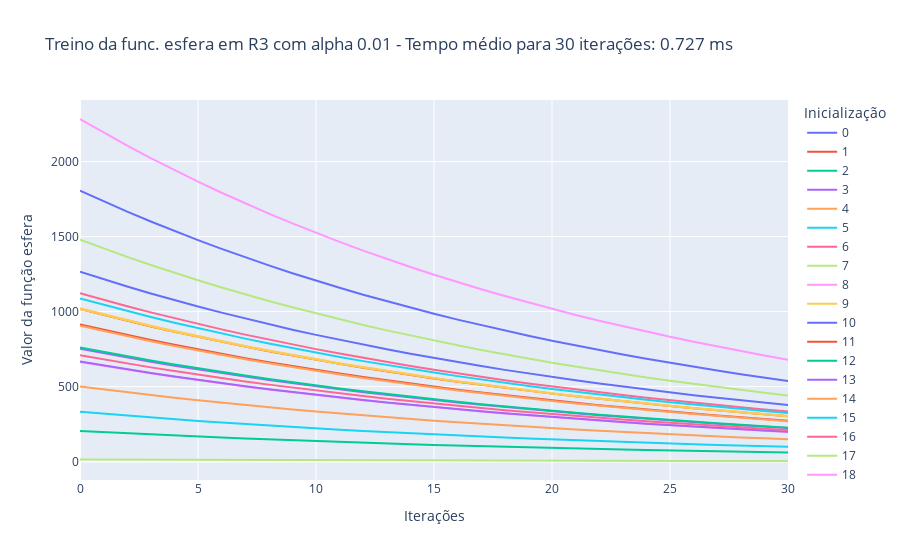

Notebook cell for this chart:
### Markdown cell above
Caso 2.2: $\alpha$ = 0.01, treinamento por 30 iterações

### Code cell
treina_gradiente(1e-2, 3, 'esfera', 30)

### Figure 1 — Plotly figure (JSON) as saved in the notebook; plotly's stock layout.template omitted (floating-point values rounded to 4 significant figures)
{"data": [{"hovertemplate": "variable=0<br>index=%{x}<br>value=%{y}<extra></extra>", "legendgroup": "0", "line": {"color": "#636efa", "dash": "solid"}, "marker": {"symbol": "circle"}, "mode": "lines", "name": "0", "orientation": "v", "showlegend": true, "type": "scatter", "x": [0, 1, 2, 3, 4, 5, 6, 7, 8, 9, 10, 11, 12, 13, 14, 15, 16, 17, 18, 19, 20, 21, 22, 23, 24, 25, 26, 27, 28, 29, 30], "xaxis": "x", "y": [1266.0, 1215.0, 1167.0, 1121.0, 1077.0, 1034.0, 993.1, 953.8, 916.0, 879.8, 844.9, 811.5, 779.3, 748.5, 718.8, 690.4, 663.0, 636.8, 611.5, 587.3, 564.1, 541.7, 520.3, 499.7, 479.9, 460.9, 442.6, 425.1, 408.3, 392.1, 376.6], "yaxis": "y"}, {"hovertemplate": "variable=1<br>index=%{x}<br>value=%{y}<extra></extra>", "legendgroup": "1", "line": {"color": "#EF553B", "dash": "solid"}, "marker": {"symbol": "circle"}, "mode": "lines", "name": "1", "orientation": "v", "showlegend": true, "type": "scatter", "x": [0, 1, 2, 3, 4, 5, 6, 7, 8, 9, 10, 11, 12, 13, 14, 15, 16, 17, 18, 19, 20, 21, 22, 23, 24, 25, 26, 27, 28, 29, 30], "xaxis": "x", "y": [1017.0, 976.8, 938.1, 900.9, 865.3, 831.0, 798.1, 766.5, 736.1, 707.0, 679.0, 652.1, 626.3, 601.5, 577.7, 554.8, 532.8, 511.7, 491.5, 472.0, 453.3, 435.3, 418.1, 401.6, 385.7, 370.4, 355.7, 341.6, 328.1, 315.1, 302.6], "yaxis": "y"}, {"hovertemplate": "variable=2<br>index=%{x}<br>value=%{y}<extra></extra>", "legendgroup": "2", "line": {"color": "#00cc96", "dash": "solid"}, "marker": {"symbol": "circle"}, "mode": "lines", "name": "2", "orientation": "v", "showlegend": true, "type": "scatter", "x": [0, 1, 2, 3, 4, 5, 6, 7, 8, 9, 10, 11, 12, 13, 14, 15, 16, 17, 18, 19, 20, 21, 22, 23, 24, 25, 26, 27, 28, 29, 30], "xaxis": "x", "y": [204.3, 196.2, 188.4, 180.9, 173.8, 166.9, 160.3, 153.9, 147.8, 142.0, 136.4, 131.0, 125.8, 120.8, 116.0, 111.4, 107.0, 102.8, 98.7, 94.79, 91.04, 87.43, 83.97, 80.64, 77.45, 74.38, 71.44, 68.61, 65.89, 63.28, 60.78], "yaxis": "y"}, {"hovertemplate": "variable=3<br>index=%{x}<br>value=%{y}<extra></extra>", "legendgroup": "3", "line": {"color": "#ab63fa", "dash": "solid"}, "marker": {"symbol": "circle"}, "mode": "lines", "name": "3", "orientation": "v", "showlegend": true, "type": "scatter", "x": [0, 1, 2, 3, 4, 5, 6, 7, 8, 9, 10, 11, 12, 13, 14, 15, 16, 17, 18, 19, 20, 21, 22, 23, 24, 25, 26, 27, 28, 29, 30], "xaxis": "x", "y": [752.1, 722.3, 693.7, 666.2, 639.8, 614.5, 590.2, 566.8, 544.3, 522.8, 502.1, 482.2, 463.1, 444.8, 427.2, 410.2, 394.0, 378.4, 363.4, 349.0, 335.2, 321.9, 309.2, 296.9, 285.2, 273.9, 263.0, 252.6, 242.6, 233.0, 223.8], "yaxis": "y"}, {"hovertemplate": "variable=4<br>index=%{x}<br>value=%{y}<extra></extra>", "legendgroup": "4", "line": {"color": "#FFA15A", "dash": "solid"}, "marker": {"symbol": "circle"}, "mode": "lines", "name": "4", "orientation": "v", "showlegend": true, "type": "scatter", "x": [0, 1, 2, 3, 4, 5, 6, 7, 8, 9, 10, 11, 12, 13, 14, 15, 16, 17, 18, 19, 20, 21, 22, 23, 24, 25, 26, 27, 28, 29, 30], "xaxis": "x", "y": [500.0, 480.2, 461.2, 442.9, 425.4, 408.5, 392.4, 376.8, 361.9, 347.6, 333.8, 320.6, 307.9, 295.7, 284.0, 272.7, 261.9, 251.6, 241.6, 232.0, 222.9, 214.0, 205.6, 197.4, 189.6, 182.1, 174.9, 168.0, 161.3, 154.9, 148.8], "yaxis": "y"}, {"hovertemplate": "variable=5<br>index=%{x}<br>value=%{y}<extra></extra>", "legendgroup": "5", "line": {"color": "#19d3f3", "dash": "solid"}, "marker": {"symbol": "circle"}, "mode": "lines", "name": "5", "orientation": "v", "showlegend": true, "type": "scatter", "x": [0, 1, 2, 3, 4, 5, 6, 7, 8, 9, 10, 11, 12, 13, 14, 15, 16, 17, 18, 19, 20, 21, 22, 23, 24, 25, 26, 27, 28, 29, 30], "xaxis": "x", "y": [332.1, 318.9, 306.3, 294.2, 282.5, 271.3, 260.6, 250.3, 240.4, 230.8, 221.7, 212.9, 204.5, 196.4, 188.6, 181.1, 174.0, 167.1, 160.5, 154.1, 148.0, 142.1, 136.5, 131.1, 125.9, 120.9, 116.1, 111.5, 107.1, 102.9, 98.81], "yaxis": "y"}, {"hovertemplate": "variable=6<br>index=%{x}<br>value=%{y}<extra></extra>", "legendgroup": "6", "line": {"color": "#FF6692", "dash": "solid"}, "marker": {"symbol": "circle"}, "mode": "lines", "name": "6", "orientation": "v", "showlegend": true, "type": "scatter", "x": [0, 1, 2, 3, 4, 5, 6, 7, 8, 9, 10, 11, 12, 13, 14, 15, 16, 17, 18, 19, 20, 21, 22, 23, 24, 25, 26, 27, 28, 29, 30], "xaxis": "x", "y": [1123.0, 1079.0, 1036.0, 995.1, 955.7, 917.9, 881.5, 846.6, 813.1, 780.9, 750.0, 720.3, 691.8, 664.4, 638.1, 612.8, 588.5, 565.2, 542.8, 521.3, 500.7, 480.9, 461.8, 443.5, 426.0, 409.1, 392.9, 377.3, 362.4, 348.0, 334.3], "yaxis": "y"}, {"hovertemplate": "variable=7<br>index=%{x}<br>value=%{y}<extra></extra>", "legendgroup": "7", "line": {"color": "#B6E880", "dash": "solid"}, "marker": {"symbol": "circle"}, "mode": "lines", "name": "7", "orientation": "v", "showlegend": true, "type": "scatter", "x": [0, 1, 2, 3, 4, 5, 6, 7, 8, 9, 10, 11, 12, 13, 14, 15, 16, 17, 18, 19, 20, 21, 22, 23, 24, 25, 26, 27, 28, 29, 30], "xaxis": "x", "y": [1480.0, 1421.0, 1365.0, 1311.0, 1259.0, 1209.0, 1161.0, 1115.0, 1071.0, 1029.0, 987.8, 948.7, 911.1, 875.0, 840.4, 807.1, 775.2, 744.5, 715.0, 686.7, 659.5, 633.4, 608.3, 584.2, 561.1, 538.8, 517.5, 497.0, 477.3, 458.4, 440.3], "yaxis": "y"}, {"hovertemplate": "variable=8<br>index=%{x}<br>value=%{y}<extra></extra>", "legendgroup": "8", "line": {"color": "#FF97FF", "dash": "solid"}, "marker": {"symbol": "circle"}, "mode": "lines", "name": "8", "orientation": "v", "showlegend": true, "type": "scatter", "x": [0, 1, 2, 3, 4, 5, 6, 7, 8, 9, 10, 11, 12, 13, 14, 15, 16, 17, 18, 19, 20, 21, 22, 23, 24, 25, 26, 27, 28, 29, 30], "xaxis": "x", "y": [664.9, 638.6, 613.3, 589.0, 565.7, 543.3, 521.8, 501.1, 481.3, 462.2, 443.9, 426.3, 409.5, 393.2, 377.7, 362.7, 348.3, 334.6, 321.3, 308.6, 296.4, 284.6, 273.4, 262.5, 252.1, 242.1, 232.6, 223.3, 214.5, 206.0, 197.9], "yaxis": "y"}, {"hovertemplate": "variable=9<br>index=%{x}<br>value=%{y}<extra></extra>", "legendgroup": "9", "line": {"color": "#FECB52", "dash": "solid"}, "marker": {"symbol": "circle"}, "mode": "lines", "name": "9", "orientation": "v", "showlegend": true, "type": "scatter", "x": [0, 1, 2, 3, 4, 5, 6, 7, 8, 9, 10, 11, 12, 13, 14, 15, 16, 17, 18, 19, 20, 21, 22, 23, 24, 25, 26, 27, 28, 29, 30], "xaxis": "x", "y": [1023.0, 982.8, 943.9, 906.5, 870.6, 836.2, 803.1, 771.3, 740.7, 711.4, 683.2, 656.2, 630.2, 605.2, 581.3, 558.2, 536.1, 514.9, 494.5, 474.9, 456.1, 438.1, 420.7, 404.0, 388.0, 372.7, 357.9, 343.7, 330.1, 317.1, 304.5], "yaxis": "y"}, {"hovertemplate": "variable=10<br>index=%{x}<br>value=%{y}<extra></extra>", "legendgroup": "10", "line": {"color": "#636efa", "dash": "solid"}, "marker": {"symbol": "circle"}, "mode": "lines", "name": "10", "orientation": "v", "showlegend": true, "type": "scatter", "x": [0, 1, 2, 3, 4, 5, 6, 7, 8, 9, 10, 11, 12, 13, 14, 15, 16, 17, 18, 19, 20, 21, 22, 23, 24, 25, 26, 27, 28, 29, 30], "xaxis": "x", "y": [1807.0, 1736.0, 1667.0, 1601.0, 1538.0, 1477.0, 1418.0, 1362.0, 1308.0, 1256.0, 1207.0, 1159.0, 1113.0, 1069.0, 1026.0, 985.8, 946.8, 909.3, 873.3, 838.7, 805.5, 773.6, 743.0, 713.5, 685.3, 658.1, 632.1, 607.0, 583.0, 559.9, 537.7], "yaxis": "y"}, {"hovertemplate": "variable=11<br>index=%{x}<br>value=%{y}<extra></extra>", "legendgroup": "11", "line": {"color": "#EF553B", "dash": "solid"}, "marker": {"symbol": "circle"}, "mode": "lines", "name": "11", "orientation": "v", "showlegend": true, "type": "scatter", "x": [0, 1, 2, 3, 4, 5, 6, 7, 8, 9, 10, 11, 12, 13, 14, 15, 16, 17, 18, 19, 20, 21, 22, 23, 24, 25, 26, 27, 28, 29, 30], "xaxis": "x", "y": [915.0, 878.8, 844.0, 810.6, 778.5, 747.7, 718.0, 689.6, 662.3, 636.1, 610.9, 586.7, 563.5, 541.1, 519.7, 499.1, 479.4, 460.4, 442.2, 424.6, 407.8, 391.7, 376.2, 361.3, 347.0, 333.2, 320.0, 307.4, 295.2, 283.5, 272.3], "yaxis": "y"}, {"hovertemplate": "variable=12<br>index=%{x}<br>value=%{y}<extra></extra>", "legendgroup": "12", "line": {"color": "#00cc96", "dash": "solid"}, "marker": {"symbol": "circle"}, "mode": "lines", "name": "12", "orientation": "v", "showlegend": true, "type": "scatter", "x": [0, 1, 2, 3, 4, 5, 6, 7, 8, 9, 10, 11, 12, 13, 14, 15, 16, 17, 18, 19, 20, 21, 22, 23, 24, 25, 26, 27, 28, 29, 30], "xaxis": "x", "y": [761.0, 730.8, 701.9, 674.1, 647.4, 621.8, 597.2, 573.5, 550.8, 529.0, 508.0, 487.9, 468.6, 450.0, 432.2, 415.1, 398.7, 382.9, 367.7, 353.2, 339.2, 325.7, 312.8, 300.5, 288.6, 277.1, 266.2, 255.6, 245.5, 235.8, 226.4], "yaxis": "y"}, {"hovertemplate": "variable=13<br>index=%{x}<br>value=%{y}<extra></extra>", "legendgroup": "13", "line": {"color": "#ab63fa", "dash": "solid"}, "marker": {"symbol": "circle"}, "mode": "lines", "name": "13", "orientation": "v", "showlegend": true, "type": "scatter", "x": [0, 1, 2, 3, 4, 5, 6, 7, 8, 9, 10, 11, 12, 13, 14, 15, 16, 17, 18, 19, 20, 21, 22, 23, 24, 25, 26, 27, 28, 29, 30], "xaxis": "x", "y": [667.0, 640.6, 615.2, 590.9, 567.5, 545.0, 523.4, 502.7, 482.8, 463.7, 445.3, 427.7, 410.7, 394.5, 378.9, 363.9, 349.4, 335.6, 322.3, 309.6, 297.3, 285.5, 274.2, 263.4, 252.9, 242.9, 233.3, 224.1, 215.2, 206.7, 198.5], "yaxis": "y"}, {"hovertemplate": "variable=14<br>index=%{x}<br>value=%{y}<extra></extra>", "legendgroup": "14", "line": {"color": "#FFA15A", "dash": "solid"}, "marker": {"symbol": "circle"}, "mode": "lines", "name": "14", "orientation": "v", "showlegend": true, "type": "scatter", "x": [0, 1, 2, 3, 4, 5, 6, 7, 8, 9, 10, 11, 12, 13, 14, 15, 16, 17, 18, 19, 20, 21, 22, 23, 24, 25, 26, 27, 28, 29, 30], "xaxis": "x", "y": [906.1, 870.2, 835.7, 802.6, 770.9, 740.3, 711.0, 682.9, 655.8, 629.8, 604.9, 581.0, 557.9, 535.9, 514.6, 494.3, 474.7, 455.9, 437.8, 420.5, 403.8, 387.8, 372.5, 357.7, 343.6, 330.0, 316.9, 304.4, 292.3, 280.7, 269.6], "yaxis": "y"}, {"hovertemplate": "variable=15<br>index=%{x}<br>value=%{y}<extra></extra>", "legendgroup": "15", "line": {"color": "#19d3f3", "dash": "solid"}, "marker": {"symbol": "circle"}, "mode": "lines", "name": "15", "orientation": "v", "showlegend": true, "type": "scatter", "x": [0, 1, 2, 3, 4, 5, 6, 7, 8, 9, 10, 11, 12, 13, 14, 15, 16, 17, 18, 19, 20, 21, 22, 23, 24, 25, 26, 27, 28, 29, 30], "xaxis": "x", "y": [1088.0, 1045.0, 1003.0, 963.7, 925.5, 888.9, 853.7, 819.9, 787.4, 756.2, 726.3, 697.5, 669.9, 643.4, 617.9, 593.4, 569.9, 547.3, 525.7, 504.9, 484.9, 465.7, 447.2, 429.5, 412.5, 396.2, 380.5, 365.4, 350.9, 337.0, 323.7], "yaxis": "y"}, {"hovertemplate": "variable=16<br>index=%{x}<br>value=%{y}<extra></extra>", "legendgroup": "16", "line": {"color": "#FF6692", "dash": "solid"}, "marker": {"symbol": "circle"}, "mode": "lines", "name": "16", "orientation": "v", "showlegend": true, "type": "scatter", "x": [0, 1, 2, 3, 4, 5, 6, 7, 8, 9, 10, 11, 12, 13, 14, 15, 16, 17, 18, 19, 20, 21, 22, 23, 24, 25, 26, 27, 28, 29, 30], "xaxis": "x", "y": [709.2, 681.1, 654.1, 628.2, 603.3, 579.5, 556.5, 534.5, 513.3, 493.0, 473.5, 454.7, 436.7, 419.4, 402.8, 386.9, 371.5, 356.8, 342.7, 329.1, 316.1, 303.6, 291.5, 280.0, 268.9, 258.3, 248.0, 238.2, 228.8, 219.7, 211.0], "yaxis": "y"}, {"hovertemplate": "variable=17<br>index=%{x}<br>value=%{y}<extra></extra>", "legendgroup": "17", "line": {"color": "#B6E880", "dash": "solid"}, "marker": {"symbol": "circle"}, "mode": "lines", "name": "17", "orientation": "v", "showlegend": true, "type": "scatter", "x": [0, 1, 2, 3, 4, 5, 6, 7, 8, 9, 10, 11, 12, 13, 14, 15, 16, 17, 18, 19, 20, 21, 22, 23, 24, 25, 26, 27, 28, 29, 30], "xaxis": "x", "y": [13.65, 13.11, 12.59, 12.09, 11.61, 11.15, 10.71, 10.29, 9.881, 9.49, 9.114, 8.753, 8.407, 8.074, 7.754, 7.447, 7.152, 6.869, 6.597, 6.336, 6.085, 5.844, 5.612, 5.39, 5.177, 4.972, 4.775, 4.586, 4.404, 4.23, 4.062], "yaxis": "y"}, {"hovertemplate": "variable=18<br>index=%{x}<br>value=%{y}<extra></extra>", "legendgroup": "18", "line": {"color": "#FF97FF", "dash": "solid"}, "marker": {"symbol": "circle"}, "mode": "lines", "name": "18", "orientation": "v", "showlegend": true, "type": "scatter", "x": [0, 1, 2, 3, 4, 5, 6, 7, 8, 9, 10, 11, 12, 13, 14, 15, 16, 17, 18, 19, 20, 21, 22, 23, 24, 25, 26, 27, 28, 29, 30], "xaxis": "x", "y": [2284.0, 2194.0, 2107.0, 2023.0, 1943.0, 1866.0, 1792.0, 1721.0, 1653.0, 1588.0, 1525.0, 1465.0, 1407.0, 1351.0, 1297.0, 1246.0, 1197.0, 1149.0, 1104.0, 1060.0, 1018.0, 977.8, 939.0, 901.9, 866.1, 831.8, 798.9, 767.3, 736.9, 707.7, 679.7], "yaxis": "y"}, {"hovertemplate": "variable=19<br>index=%{x}<br>value=%{y}<extra></extra>", "legendgroup": "19", "line": {"color": "#FECB52", "dash": "solid"}, "marker": {"symbol": "circle"}, "mode": "lines", "name": "19", "orientation": "v", "showlegend": true, "type": "scatter", "x": [0, 1, 2, 3, 4, 5, 6, 7, 8, 9, 10, 11, 12, 13, 14, 15, 16, 17, 18, 19, 20, 21, 22, 23, 24, 25, 26, 27, 28, 29, 30], "xaxis": "x", "y": [1018.0, 977.7, 939.0, 901.8, 866.1, 831.8, 798.9, 767.2, 736.8, 707.7, 679.6, 652.7, 626.9, 602.1, 578.2, 555.3, 533.3, 512.2, 491.9, 472.4, 453.7, 435.8, 418.5, 401.9, 386.0, 370.7, 356.1, 342.0, 328.4, 315.4, 302.9], "yaxis": "y"}], "layout": {"legend": {"title": {"text": "Inicialização"}, "tracegroupgap": 0}, "title": {"text": "Treino da func. esfera em R3 com alpha 0.01 - Tempo médio para 30 iterações: 0.727 ms"}, "xaxis": {"anchor": "y", "domain": [0, 1], "title": {"text": "Iterações"}}, "yaxis": {"anchor": "x", "domain": [0, 1], "title": {"text": "Valor da função esfera"}}}}
